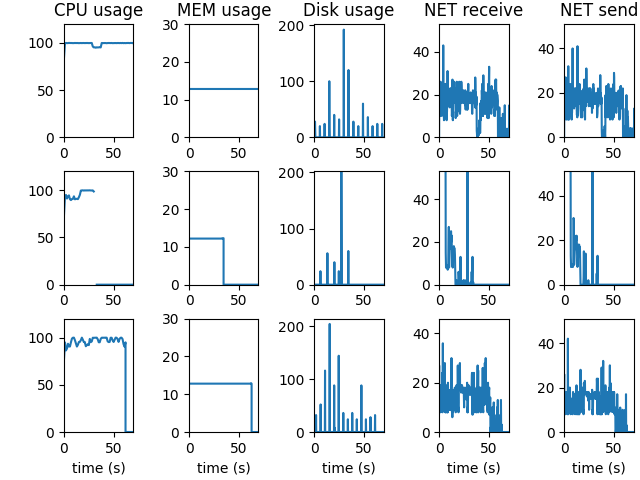

The script that saved this image:
import matplotlib.pyplot as plt
import json
import time
import sys
import os
import numpy as np
import csv
import collections
from numpy.core.defchararray import greater

from numpy.core.numeric import NaN

# results_path= "../cosmos_results/results/" #WORKS
# results_path= "../tender_results/results/" #WORKS
# results_path= "../eth_ath_all_verifiers_GOOD_results/results/" #WORKS
# results_path= "../eth_pow_all_miners_active/results/" #WORKS
# results_path= "../broken_results/cosmos_results/psutil/"

# results_path= "../cosmos_results/psutil/"
# results_path= "../tender_results/psutil/"
results_path= "../eth_ath_all_verifiers_GOOD_results/psutil/"
# results_path= "../eth_pow_all_miners_active/psutil/"

output_filename = 'eth_auth_'
# output_filename = 'eth_pow_'
# output_filename = 'cosmos_'
# output_filename = 'tender_'


nodes = ["10", "20", "30"]
measures = ["time", "cpu", "mem", "disk_busy", "disk_write","disk_read", "net_send", "net_rcv"]
notime_measures = [ "cpu", "mem", "disk_busy", "disk_write","disk_read", "net_send", "net_rcv"]

sample = 10


def open_csv(filename):
    
    with open(filename, newline='') as csvfile:
        spamreader = csv.reader(csvfile, delimiter=';')
        for row in spamreader:
            row = row[:-1]
            time_val = [float(str(value).split(",")[0]) for value in row]
            cpu_val = [float(str(value).split(",")[1]) for value in row]
            mem_val = [float(str(value).split(",")[2]) for value in row]
            disk_busy_val = [float(str(value).split(",")[3]) for value in row]
            disk_write_val = [float(str(value).split(",")[4]) for value in row]
            disk_read_val = [float(str(value).split(",")[5]) for value in row]
            net_send_val = [float(str(value).split(",")[6]) for value in row]
            net_rcv_val = [float(str(value).split(",")[7]) for value in row]
            
            new_list = {
                "time":time_val, 
                "cpu": cpu_val,
                "mem": mem_val,
                "disk_busy": disk_busy_val,
                "disk_write": disk_write_val,
                "disk_read": disk_read_val,
                "net_send": net_send_val,
                "net_rcv": net_rcv_val
                }
            
    return new_list

def zero_data(data):
    start = collections.defaultdict(dict)
    for node in nodes:
        for i in range(0,len(data[node])):
            start[node][i] = float(data[nodes[0]][i]["time"][0])

    for node in nodes:
        for i in range(0,len(data[node])):
            # start = float(data[nodes[0]][i]["time"][0])
            for j in range(0, len(data[node][i]["time"])):
                # data[node][i]["time"][:] = [float(value) - start for value in data[node][i]["time"]]
                data[node][i]["time"][j] = data[node][i]["time"][j] - start[node][i]
    return data

def increase_difference(data):
    data_diff = [ data[n] - data[n-1] for n in range(1, len(data))]
    return data_diff    

def modifyData(data, keys):
    for key in keys:
        for node in nodes:
            for i in range(1,len(data[node])):
                # print(node,key)
                data[node][i][key][1:] = increase_difference(data[node][i][key])
                data[node][i][key][0] = 0
    return data

def extractMax(data, keys, sample):
    data_max = collections.defaultdict(dict)
    for key in keys:
        for node in nodes:
            print(node,key)
            data_max[node][key] = max(data[node][sample][key])
    return data_max

def divideProviders(data, firstLoser, timegap):
    for node in nodes:
        for key in measures:
            for i in range(1,len(data[node])):
                if len(data[node][i][key]) < timegap and node is not firstLoser:
                    data_30 = []
                    data_30 = data[node][i][key]
                    data[node][i][key] = data[firstLoser][i][key]
                    data[firstLoser][i][key] = data_30
                # else:

    return data



def transposeTime(data):
    print("transpose data")
    for node in nodes:
        max_array = []
        max_array[:] = [data[node][i]["time"][-1] for i in range(len(data[node]))]
        node_average = np.average(max_array)
        for i in range(0,len(data[node])):
            data[node][i]["time"][:] = [float(node_average/max_array[i])*value for value in data[node][i]["time"]]
        
    return data



def maxLengthSamples(data):
    max_length = 0
    for node in nodes:
        if max_length < len(data[node][0]["time"]):
            max_length_node = node
            max_length = len(data[node][0]["time"])
    
    return max_length_node

def maxTimeNode(data):
    max_length = float(0)
    for node in nodes:
        if max_length < data[node][0]["time"][-1]:
            max_length_node = node
            max_length = data[node][0]["time"][-1]
    
    return max_length_node

def averageData(data):
    for node in nodes:
        avg_values = collections.defaultdict(dict)
        print("dataset length: ", len(data[node]))
        for key in notime_measures:
            avg_values[key] = []
            print("len_time:", len(data[node][0]["time"]),"len_key:", len(data[node][0][key]), "end_time:", data[node][0]["time"][-1])
            for j in range(0, int(data[node][0]["time"][-1])):
                temporary = []
                for i in range(len(data[node])):
                    temp = data[node][i]["time"]
                    index = []
                    index[:] = [idx for idx,element in enumerate(data["10"][i]["time"]) if element >= float(j) and element < float(j+1)]
                    # print("idx: ", index)
                    # print(j, i,"start",temp[0], "end", temp[-1], index, np.average(data[node][i][key][index[0]:index[-1]+1]))
                    if len(index) == 0:
                        value = float(0)
                    else:
                        value = np.average(data[node][i][key][index[0]:index[-1]+1])
                    temporary.append(value)
                if len(temporary) == 0:
                    temporary_value = float(0)
                else:
                    temporary_value = np.average(temporary)

                avg_values[key].append(temporary_value)
            # print("avg:", avg_values[key])
            data[node][0][key] = avg_values[key]
        data[node][0]["time"] = [float(value) for value in range(0, int(data[node][0]["time"][-1]))]
    return data

def zeroValueInMaxNode(data, node, keys, discard_time):
    variance_time = float(1.5)
    for key in keys:
        for i in range(len(data[node])):
            for j in range(len(data[node][i]["time"])):
                if(data[node][i]["time"][j] >=  discard_time[i]-variance_time):
                    data[node][i][key][j] = float(0)
    return data[node]

def appendTime(data):
    max_node = maxTimeNode(data)
    print("Max time node is: ", max_node)
    discard_time = []
    for node in nodes:
        for sample in range(0,len(data[node])):
            if node is not max_node:
                time_difference = data[max_node][sample]["time"][-1] - data[node][sample]["time"][-1]
                if node == '10':
                    discard_time.append(data[node][sample]["time"][-1])
                print(node,sample, "w. time_diff",time_difference, "from max node", max_node)
                last_time = data[node][sample]["time"][-1]
                for i in range(int(time_difference)):
                    data[node][sample]["time"].append(last_time+i)
                    for key in notime_measures:
                        data[node][sample][key].append(float(0))
    data[max_node] = zeroValueInMaxNode(data, max_node, ["disk_busy", "net_rcv", "net_send"], discard_time)
    return data

if __name__ == '__main__':
    data = {}
    data["10"] = []
    data["20"] = []
    data["30"] = []

    count = 0
    for filename in os.listdir(results_path):
        name = filename.split("_")[1].split(".csv")[0]
        # print(name)
        if name == str(10):
            data["10"].append(open_csv(results_path+filename))
        elif name == str(20):
            data["20"].append(open_csv(results_path+filename))
        elif name == str(30):
            data["30"].append(open_csv(results_path+filename))
            count+=1
        else:
            print("No result")

    # print(data["10"][4]["time"][1])
    # print(len(data["20"][4]["time"]))
    # print(len(data["30"][4]["time"]))

    # print(data["10"][1]["cpu"])

    
    # print(data_max)
    data = divideProviders(data, "30", 300)

    data = zero_data(data)
    
    data = modifyData(data, ["disk_busy", "net_rcv", "net_send"])
    
    data = transposeTime(data)
    data = averageData(data)
    data_max = extractMax(data, ["disk_busy", "net_rcv", "net_send"], sample)
    print("max:",maxLengthSamples(data), maxTimeNode(data))
    data = appendTime(data)
    max_time = data[maxTimeNode(data)][sample]["time"][-1]
    print("max_time: ",max_time)
    # data = appendTime(data)
    # print(data["30"])
    # data["10"][1]["disk_busy"][1:] = increase_difference(data["10"][1]["disk_busy"])
    # data["10"][1]["disk_busy"][0] = 0

    # print("10",len(data["10"][sample]["time"]))
    # print("20",len(data["20"][sample]["time"]))
    # print("30",len(data["30"][sample]["time"]))


    fig, ax = plt.subplots(3,5, figsize=(8,5))
    # plt.sub
    # plt.eventplot([y,x,z], colors=['red', 'blue', 'black'], lineoffsets=[0, 2, 4], linelengths=[1.6], linewidths=[1, 1, 1], orientation='horizontal')
    # fig.rcParams["figure.figsize"] = (1280, 920)
    plt.subplots_adjust(wspace=0.75, hspace=0.3, left=0.165, bottom=0.1, right=0.99, top=0.95)
    # plt.rcParams["figure.figsize"] = (1280, 920)

    
    # ax[0, 0].yticks([0, 50, 100], labels, rotation="horizontal")
    # ax[0, 0].set(ylabel='CPU usage (%)', title='CPU usage for the experiment')
    # ax[0, 0].set(title='CPU usage', ylabel="(%)")
    ax[0, 0].set(title='CPU usage')
    ax[0, 0].plot(data["30"][sample]["time"], data["30"][sample]["cpu"])
    ax[0, 0].set_ylim([0, 120])
    ax[0, 0].set_xlim([0, max_time])

    # ax.grid()
    ax[0, 1].plot(data["30"][sample]["time"], data["30"][sample]["mem"])
    # ax[0, 1].set(xlabel='time (s)', ylabel='MEM usage (%)')
    ax[0, 1].set(title='MEM usage')
    ax[0, 1].set_ylim([0, 30])
    ax[0, 1].set_xlim([0, max_time])
    ax[0, 2].plot(data["30"][sample]["time"], data["30"][sample]["disk_busy"])
    # ax[0, 2].set(xlabel='time (s)', ylabel='Disk busy usage (%)')
    ax[0, 2].set(title='Disk usage')
    ax[0, 2].set_ylim([0, data_max["10"]["disk_busy"]+10])
    ax[0, 2].set_xlim([0, max_time])
    ax[0, 3].plot(data["30"][sample]["time"], data["30"][sample]["net_rcv"])
    # ax[0, 3].set(xlabel='time (s)', ylabel='NET usage (%)')
    ax[0, 3].set(title='NET receive')
    ax[0, 3].set_ylim([0, data_max["10"]["net_rcv"]+10])
    ax[0, 3].set_xlim([0, max_time])
    ax[0, 4].plot(data["30"][sample]["time"], data["30"][sample]["net_send"])
    # ax[0, 4].set(xlabel='time (s)', ylabel='NET usage (%)')
    ax[0, 4].set(title='NET send')
    ax[0, 4].set_ylim([0, data_max["10"]["net_send"]])
    ax[0, 4].set_xlim([0, max_time])
    

    ax[1, 0].plot(data["10"][0]["time"], data["10"][0]["cpu"])
    # ax[1, 0].set(ylabel='CPU usage (%)')
    ax[1, 0].set_ylim([0, 120])
    ax[1, 0].set_xlim([0, max_time])
    # ax.grid()
    ax[1, 1].plot(data["10"][sample]["time"], data["10"][sample]["mem"])
    # ax[1, 1].set(xlabel='time (s)', ylabel='MEM usage (%)')
    ax[1, 1].set_ylim([0, 30])
    ax[1, 1].set_xlim([0, max_time])
    ax[1, 2].plot(data["10"][sample]["time"], data["10"][sample]["disk_busy"])
    # ax[1, 2].set(xlabel='time (s)', ylabel='Disk busy usage (%)')
    ax[1, 2].set_ylim([0, data_max["10"]["disk_busy"]+10])
    ax[1, 2].set_xlim([0, max_time])
    ax[1, 3].plot(data["10"][sample]["time"], data["10"][sample]["net_rcv"])
    # ax[1, 3].set(xlabel='time (s)', ylabel='NET usage (%)')
    ax[1, 3].set_ylim([0, data_max["10"]["net_rcv"]+10])
    ax[1, 3].set_xlim([0, max_time])
    ax[1, 4].plot(data["10"][sample]["time"], data["10"][sample]["net_send"])
    # ax[1, 4].set(xlabel='time (s)', ylabel='NET usage (%)')
    ax[1, 4].set_ylim([0, data_max["10"]["net_send"]+10])
    ax[1, 4].set_xlim([0, max_time])

    ax[2, 0].plot(data["20"][0]["time"], data["20"][0]["cpu"])
    ax[2, 0].set_xlim([0, max_time])
    # ax[2, 0].set(ylabel='CPU usage (%)')
    ax[2, 0].set(xlabel='time (s)')
    ax[2, 0].set_ylim([0, 120])
    
    # ax.grid()
    ax[2, 1].plot(data["20"][sample]["time"], data["20"][sample]["mem"])
    ax[2, 1].set(xlabel='time (s)')
    # ax[2, 1].set(xlabel='time (s)', ylabel='MEM usage (%)')
    ax[2, 1].set_ylim([0, 30])
    ax[2, 1].set_xlim([0, max_time])
    ax[2, 2].plot(data["20"][sample]["time"], data["20"][sample]["disk_busy"])
    # ax[2, 2].set(xlabel='time (s)', ylabel='Disk busy usage (%)')
    ax[2, 2].set(xlabel='time (s)')
    ax[2, 2].set_ylim([0, data_max["20"]["disk_busy"]+10])
    ax[2, 2].set_xlim([0, max_time])
    ax[2, 3].plot(data["20"][sample]["time"], data["20"][sample]["net_rcv"])
    # ax[2, 3].set(xlabel='time (s)', ylabel='NET usage (%)')
    ax[2, 3].set(xlabel='time (s)')
    ax[2, 3].set_ylim([0, data_max["20"]["net_rcv"]+10])
    ax[2, 3].set_xlim([0, max_time])
    ax[2, 4].plot(data["20"][sample]["time"], data["20"][sample]["net_send"])
    # ax[2, 4].set(xlabel='time (s)', ylabel='NET usage (%)')
    ax[2, 4].set(xlabel='time (s)')
    ax[2, 4].set_ylim([0, data_max["10"]["net_send"]+10])
    ax[2, 4].set_xlim([0, max_time])
    
    
    # for a in ax.flat:
    #     a.set(xlabel='time (s)')

    # Hide x labels and tick labels for top plots and y ticks for right plots.
    # for a in ax.flat:
    #     a.label_outer()
    plt.sca(ax[0,0])
    labels = ["0", "Provider#1     50","100"]
    plt.yticks([0, 50, 100], labels, rotation="horizontal")
    
    plt.sca(ax[1,0])
    labels = ["0", "Consumer     50","100"]
    plt.yticks([0, 50, 100], labels, rotation="horizontal")
   
    plt.sca(ax[2,0])
    labels = ["0", "Provider#2     50","100"]
    plt.yticks([0, 50, 100], labels, rotation="horizontal")
    # labels = ["0", "Provider#2 50","Consumer", "Provider#1"]
    
    fig.savefig(output_filename+"profiling.png")
    fig.savefig(output_filename+"profiling.pdf")
